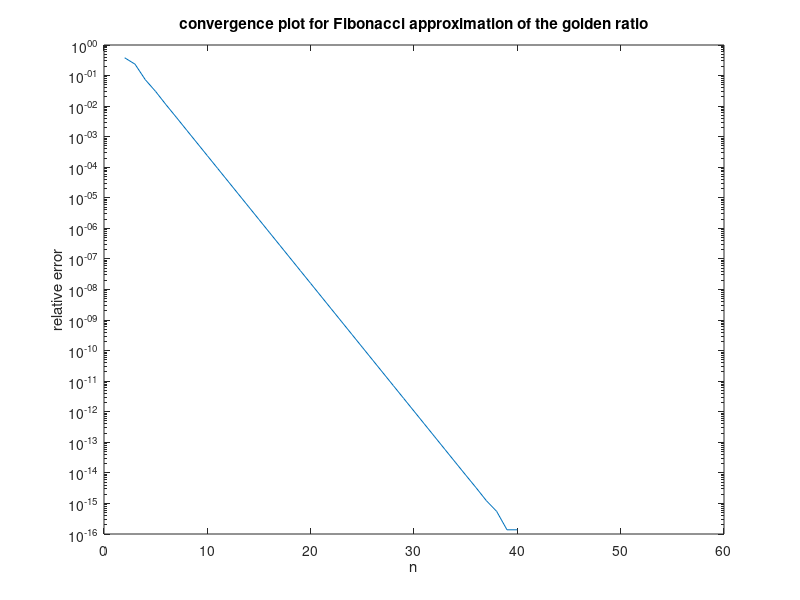

MATLAB code for this plot:
n = 60; % number of iterations

fibo = [1, 1, zeros(1,n-2)]; % where to store the sequence
approx = [1, zeros(1,n-2)]; % approximations to the golden ratio

r1 = (1+sqrt(5))/2%FILLOUT % the true value of the golden ratio
err = [abs(1-r1)/r1, zeros(1,n-2)]; % where to store the relative errors

for i=2:n
    fibo(i+1) = fibo(i)+fibo(i-1);
    approx(i) = fibo(i+1)/fibo(i);
    err(i-1) = abs(r1-approx(i-1))/r1;
end


f30 = fibo(30); % 30th Fibonacci number
disp(['fibo(30) = ',num2str(f30)])
e30 = err(30); % relative error at the 30th iteration
disp(['error at step 30: ',num2str(e30)])

figure; semilogy(2:n,err)
title('convergence plot for Fibonacci approximation of the golden ratio')
xlabel('n'); ylabel('relative error')

